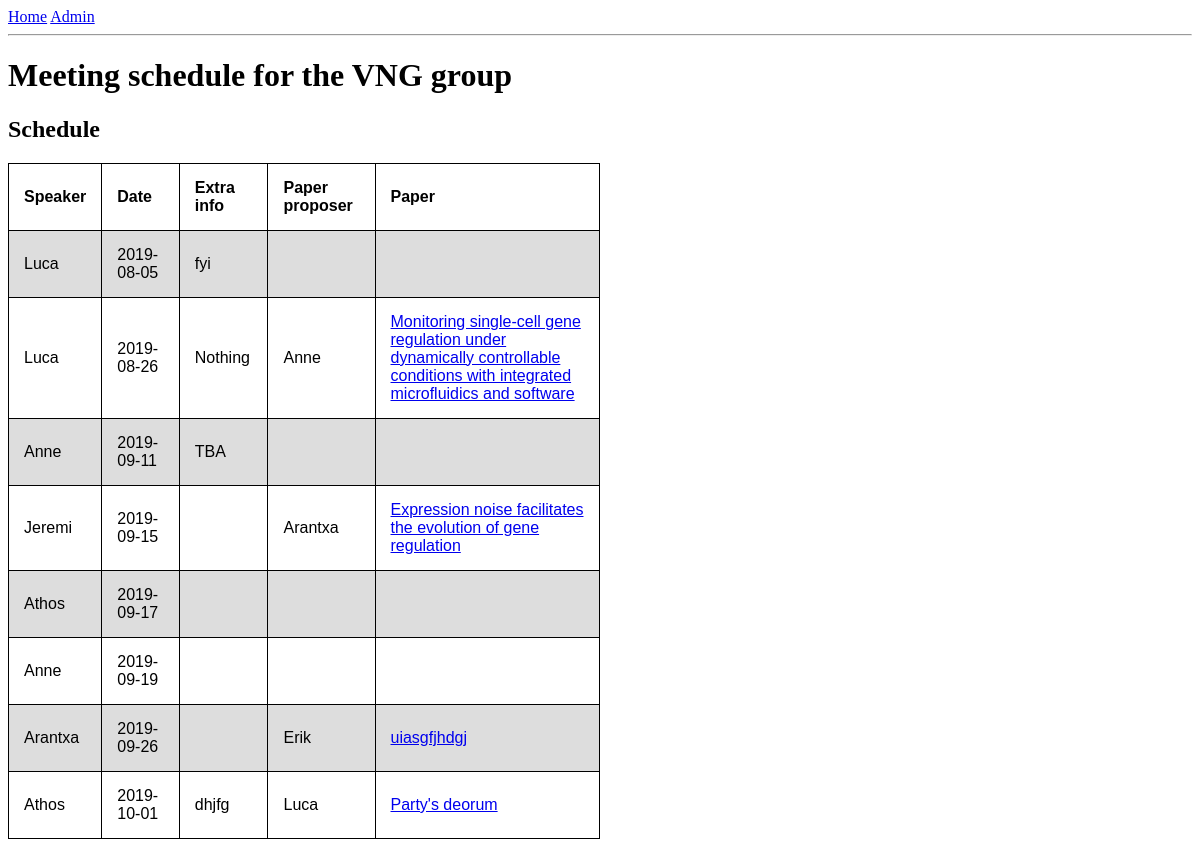
/index, run on the app's committed database.
### main_app/models.py (models this page shows, shortened)
class Schedules(db.Model):
	id = db.Column(db.Integer, primary_key=True)
	date = db.Column(db.Date(), index=True, unique=True)
	extra_info = db.Column(db.String(500))
	speaker_id = db.Column(db.Integer, db.ForeignKey('users.id'))
	paper_id = db.Column(db.Integer, db.ForeignKey('papers.id'))

class Users(db.Model):
	id = db.Column(db.Integer, primary_key=True)
	name = db.Column(db.String(64), index=True)
	surname = db.Column(db.String(64), index=True)
	email = db.Column(db.String(120), index=True, unique=True)
	is_admin = db.Column(db.Boolean(), default=False)
	paper = db.relationship('Papers', backref='proposer', lazy='dynamic')
	schedule = db.relationship('Schedules', backref='speaker', lazy='dynamic')

class Papers(db.Model):
	id = db.Column(db.Integer, primary_key=True)
	title = db.Column(db.String(400), index=True, unique=True)
	url = db.Column(db.String(200), index=True, unique=True)
	doi = db.Column(db.String(100), index=True, unique=True)
	proposer_id = db.Column(db.Integer, db.ForeignKey('users.id'))
	schedule = db.relationship('Schedules', backref='paper', lazy='dynamic')

### main_app/routes.py (the view)
@app.route('/')
@app.route('/index')
def index():
	user1, user2 = aliased(Users, name='user_schedule'), aliased(Users, name='user_paper')
	schedules = db.session.query(Schedules, user1, user2, Papers) \
	.join(user1, user1.id==Schedules.speaker_id, isouter=True) \
	.join(Papers, Papers.id==Schedules.paper_id, isouter=True) \
	.join(user2, user2.id==Papers.proposer_id, isouter=True) \
	.order_by('date').all()
	return render_template('index.html', title='Tmp', schedules=schedules)

### main_app/templates/index.html (shortened to what this page needs)
{% extends "base.html" %}
{% block index %}
    <h1>Meeting schedule for the VNG group</h1>
    <h2>Schedule</h2>
    <div>
	<table style='width:50%'>
	<tr>
		<th>Speaker</th>
		<th>Date</th>
		<th>Extra info</th>
		<th>Paper proposer</th>
		<th>Paper</th>
	</tr>
	{% for schedule in schedules %}
	<tr>
		<td>{{schedule.user_schedule.name}}</td>
		<td>{{schedule.Schedules.date}}</td>
		<td>{{schedule.Schedules.extra_info}}</td>
		<td>{{schedule.user_paper.name}}</td>
		<td><a href="{{schedule.Papers.url}}" target="_blank">{{schedule.Papers.title}}</a></td>
	</tr>
	{% endfor %}
	</table>
</div>
{% endblock %}

### main_app/templates/base.html (shortened to what this page needs)
<html>
  <head>
  </head>
  <body>
    <div>
      <a href="{{ url_for('index') }}">Home</a>
      <a href="{{ url_for('admin') }}">Admin</a>
    </div>
    <hr>
    {% block index %}{% endblock %}
  </body>
</html>

### main_app/templates/index.html (style rules this page uses)
table { font-family: arial, sans-serif; border-collapse: collapse; width: 100%; }
td, th { text-align: left; padding: 8px; }
tr:nth-child(even) { background-color: #dddddd; }

### main_app/templates/base.html (style rules this page uses)
table, th, td { border: 1px solid black; border-collapse: collapse; }
th, td { padding: 15px; }

### data on the page
Schedules: user_schedule.name "Luca", Schedules "2019-08-05", Schedules.extra_info "fyi"
Schedules: user_schedule.name "Luca", Schedules "2019-08-26", Schedules.extra_info "Nothing", user_paper.name "Anne", Papers "Monitoring single-cell gene regulation under dynamically controllable conditions with integrated microfluidics and software"
Schedules: user_schedule.name "Anne", Schedules "2019-09-11", Schedules.extra_info "TBA"
Schedules: user_schedule.name "Jeremi", Schedules "2019-09-15", user_paper.name "Arantxa", Papers "Expression noise facilitates the evolution of gene regulation"
Schedules: user_schedule.name "Athos", Schedules "2019-09-17"
Schedules: user_schedule.name "Anne", Schedules "2019-09-19"
Schedules: user_schedule.name "Arantxa", Schedules "2019-09-26", user_paper.name "Erik", Papers "uiasgfjhdgj"
Schedules: user_schedule.name "Athos", Schedules "2019-10-01", Schedules.extra_info "dhjfg", user_paper.name "Luca", Papers "Party's deorum"
